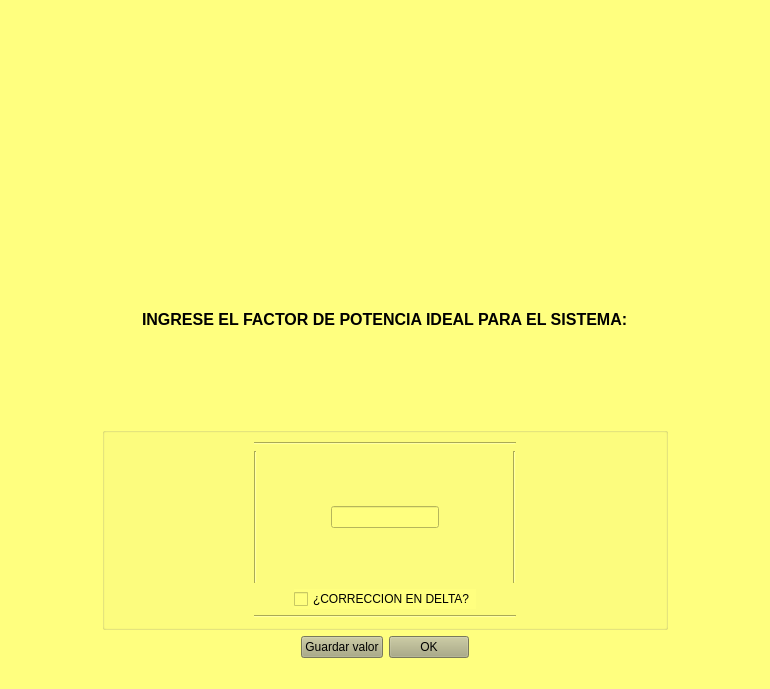
<?xml version="1.0" encoding="UTF-8"?>
<ui version="4.0">
 <class>MainWindow</class>
 <widget class="QMainWindow" name="MainWindow">
  <property name="geometry">
   <rect>
    <x>0</x>
    <y>0</y>
    <width>770</width>
    <height>689</height>
   </rect>
  </property>
  <property name="windowTitle">
   <string>MainWindow</string>
  </property>
  <property name="styleSheet">
   <string notr="true">background-color: rgb(255, 255, 127);</string>
  </property>
  <widget class="QWidget" name="centralwidget">
   <layout class="QGridLayout" name="gridLayout_2">
    <item row="0" column="0">
     <spacer name="horizontalSpacer_7">
      <property name="orientation">
       <enum>Qt::Horizontal</enum>
      </property>
      <property name="sizeHint" stdset="0">
       <size>
        <width>40</width>
        <height>20</height>
       </size>
      </property>
     </spacer>
    </item>
    <item row="0" column="3">
     <spacer name="horizontalSpacer_8">
      <property name="orientation">
       <enum>Qt::Horizontal</enum>
      </property>
      <property name="sizeHint" stdset="0">
       <size>
        <width>40</width>
        <height>20</height>
       </size>
      </property>
     </spacer>
    </item>
    <item row="0" column="2">
     <layout class="QVBoxLayout" name="verticalLayout_3">
      <item>
       <widget class="QLabel" name="label_3">
        <property name="font">
         <font>
          <pointsize>10</pointsize>
         </font>
        </property>
        <property name="styleSheet">
         <string notr="true">image: url(:/Logo/LogoU.png);</string>
        </property>
        <property name="text">
         <string/>
        </property>
       </widget>
      </item>
      <item>
       <layout class="QHBoxLayout" name="horizontalLayout_8">
        <item>
         <layout class="QHBoxLayout" name="horizontalLayout_9">
          <item>
           <spacer name="horizontalSpacer_20">
            <property name="orientation">
             <enum>Qt::Horizontal</enum>
            </property>
            <property name="sizeHint" stdset="0">
             <size>
              <width>40</width>
              <height>20</height>
             </size>
            </property>
           </spacer>
          </item>
          <item>
           <widget class="QLabel" name="label_6">
            <property name="font">
             <font>
              <pointsize>12</pointsize>
              <weight>75</weight>
              <bold>true</bold>
             </font>
            </property>
            <property name="text">
             <string>INGRESE EL FACTOR DE POTENCIA IDEAL PARA EL SISTEMA:</string>
            </property>
           </widget>
          </item>
          <item>
           <spacer name="horizontalSpacer_21">
            <property name="orientation">
             <enum>Qt::Horizontal</enum>
            </property>
            <property name="sizeHint" stdset="0">
             <size>
              <width>40</width>
              <height>20</height>
             </size>
            </property>
           </spacer>
          </item>
         </layout>
        </item>
       </layout>
      </item>
      <item>
       <widget class="QGroupBox" name="groupBox">
        <property name="font">
         <font>
          <family>MS Shell Dlg 2</family>
          <pointsize>10</pointsize>
          <weight>75</weight>
          <bold>true</bold>
         </font>
        </property>
        <property name="title">
         <string/>
        </property>
        <layout class="QGridLayout" name="gridLayout">
         <item row="0" column="2">
          <spacer name="horizontalSpacer_9">
           <property name="orientation">
            <enum>Qt::Horizontal</enum>
           </property>
           <property name="sizeHint" stdset="0">
            <size>
             <width>40</width>
             <height>20</height>
            </size>
           </property>
          </spacer>
         </item>
         <item row="0" column="0">
          <spacer name="horizontalSpacer_6">
           <property name="orientation">
            <enum>Qt::Horizontal</enum>
           </property>
           <property name="sizeHint" stdset="0">
            <size>
             <width>40</width>
             <height>20</height>
            </size>
           </property>
          </spacer>
         </item>
         <item row="0" column="1">
          <layout class="QVBoxLayout" name="verticalLayout_2">
           <item>
            <widget class="Line" name="line">
             <property name="orientation">
              <enum>Qt::Horizontal</enum>
             </property>
            </widget>
           </item>
           <item>
            <layout class="QHBoxLayout" name="horizontalLayout_3">
             <item>
              <widget class="Line" name="line_2">
               <property name="orientation">
                <enum>Qt::Vertical</enum>
               </property>
              </widget>
             </item>
             <item>
              <spacer name="horizontalSpacer">
               <property name="orientation">
                <enum>Qt::Horizontal</enum>
               </property>
               <property name="sizeHint" stdset="0">
                <size>
                 <width>40</width>
                 <height>20</height>
                </size>
               </property>
              </spacer>
             </item>
             <item>
              <widget class="QLineEdit" name="valorideal"/>
             </item>
             <item>
              <spacer name="horizontalSpacer_11">
               <property name="orientation">
                <enum>Qt::Horizontal</enum>
               </property>
               <property name="sizeHint" stdset="0">
                <size>
                 <width>40</width>
                 <height>20</height>
                </size>
               </property>
              </spacer>
             </item>
             <item>
              <widget class="Line" name="line_5">
               <property name="orientation">
                <enum>Qt::Vertical</enum>
               </property>
              </widget>
             </item>
            </layout>
           </item>
           <item>
            <layout class="QHBoxLayout" name="horizontalLayout_2">
             <item>
              <spacer name="horizontalSpacer_3">
               <property name="orientation">
                <enum>Qt::Horizontal</enum>
               </property>
               <property name="sizeHint" stdset="0">
                <size>
                 <width>40</width>
                 <height>20</height>
                </size>
               </property>
              </spacer>
             </item>
             <item>
              <widget class="QCheckBox" name="checkdelta">
               <property name="text">
                <string>¿CORRECCION EN DELTA?</string>
               </property>
              </widget>
             </item>
             <item>
              <spacer name="horizontalSpacer_5">
               <property name="orientation">
                <enum>Qt::Horizontal</enum>
               </property>
               <property name="sizeHint" stdset="0">
                <size>
                 <width>40</width>
                 <height>20</height>
                </size>
               </property>
              </spacer>
             </item>
            </layout>
           </item>
           <item>
            <widget class="Line" name="line_4">
             <property name="orientation">
              <enum>Qt::Horizontal</enum>
             </property>
            </widget>
           </item>
          </layout>
         </item>
        </layout>
       </widget>
      </item>
      <item>
       <layout class="QHBoxLayout" name="horizontalLayout">
        <item>
         <spacer name="horizontalSpacer_4">
          <property name="orientation">
           <enum>Qt::Horizontal</enum>
          </property>
          <property name="sizeHint" stdset="0">
           <size>
            <width>40</width>
            <height>20</height>
           </size>
          </property>
         </spacer>
        </item>
        <item>
         <widget class="QPushButton" name="botonguardar">
          <property name="styleSheet">
           <string notr="true">background-color: rgb(170, 170, 127);</string>
          </property>
          <property name="text">
           <string>Guardar valor</string>
          </property>
         </widget>
        </item>
        <item>
         <widget class="QPushButton" name="okboton">
          <property name="palette">
           <palette>
            <active>
             <colorrole role="Button">
              <brush brushstyle="SolidPattern">
               <color alpha="255">
                <red>170</red>
                <green>170</green>
                <blue>127</blue>
               </color>
              </brush>
             </colorrole>
             <colorrole role="Light">
              <brush brushstyle="SolidPattern">
               <color alpha="255">
                <red>194</red>
                <green>194</green>
                <blue>194</blue>
               </color>
              </brush>
             </colorrole>
             <colorrole role="Base">
              <brush brushstyle="SolidPattern">
               <color alpha="255">
                <red>170</red>
                <green>170</green>
                <blue>127</blue>
               </color>
              </brush>
             </colorrole>
             <colorrole role="Window">
              <brush brushstyle="SolidPattern">
               <color alpha="255">
                <red>170</red>
                <green>170</green>
                <blue>127</blue>
               </color>
              </brush>
             </colorrole>
            </active>
            <inactive>
             <colorrole role="Button">
              <brush brushstyle="SolidPattern">
               <color alpha="255">
                <red>170</red>
                <green>170</green>
                <blue>127</blue>
               </color>
              </brush>
             </colorrole>
             <colorrole role="Light">
              <brush brushstyle="SolidPattern">
               <color alpha="255">
                <red>194</red>
                <green>194</green>
                <blue>194</blue>
               </color>
              </brush>
             </colorrole>
             <colorrole role="Base">
              <brush brushstyle="SolidPattern">
               <color alpha="255">
                <red>170</red>
                <green>170</green>
                <blue>127</blue>
               </color>
              </brush>
             </colorrole>
             <colorrole role="Window">
              <brush brushstyle="SolidPattern">
               <color alpha="255">
                <red>170</red>
                <green>170</green>
                <blue>127</blue>
               </color>
              </brush>
             </colorrole>
            </inactive>
            <disabled>
             <colorrole role="Button">
              <brush brushstyle="SolidPattern">
               <color alpha="255">
                <red>170</red>
                <green>170</green>
                <blue>127</blue>
               </color>
              </brush>
             </colorrole>
             <colorrole role="Light">
              <brush brushstyle="SolidPattern">
               <color alpha="255">
                <red>194</red>
                <green>194</green>
                <blue>194</blue>
               </color>
              </brush>
             </colorrole>
             <colorrole role="Base">
              <brush brushstyle="SolidPattern">
               <color alpha="255">
                <red>170</red>
                <green>170</green>
                <blue>127</blue>
               </color>
              </brush>
             </colorrole>
             <colorrole role="Window">
              <brush brushstyle="SolidPattern">
               <color alpha="255">
                <red>170</red>
                <green>170</green>
                <blue>127</blue>
               </color>
              </brush>
             </colorrole>
            </disabled>
           </palette>
          </property>
          <property name="styleSheet">
           <string notr="true">background-color: rgb(170, 170, 127);</string>
          </property>
          <property name="text">
           <string>OK</string>
          </property>
         </widget>
        </item>
        <item>
         <spacer name="horizontalSpacer_2">
          <property name="font">
           <font>
            <pointsize>10</pointsize>
           </font>
          </property>
          <property name="orientation">
           <enum>Qt::Horizontal</enum>
          </property>
          <property name="sizeHint" stdset="0">
           <size>
            <width>40</width>
            <height>20</height>
           </size>
          </property>
         </spacer>
        </item>
       </layout>
      </item>
     </layout>
    </item>
   </layout>
  </widget>
  <widget class="QMenuBar" name="menubar">
   <property name="geometry">
    <rect>
     <x>0</x>
     <y>0</y>
     <width>770</width>
     <height>21</height>
    </rect>
   </property>
  </widget>
  <widget class="QStatusBar" name="statusbar"/>
 </widget>
 <resources>
  <include location="LogoU.qrc"/>
 </resources>
 <connections/>
</ui>
